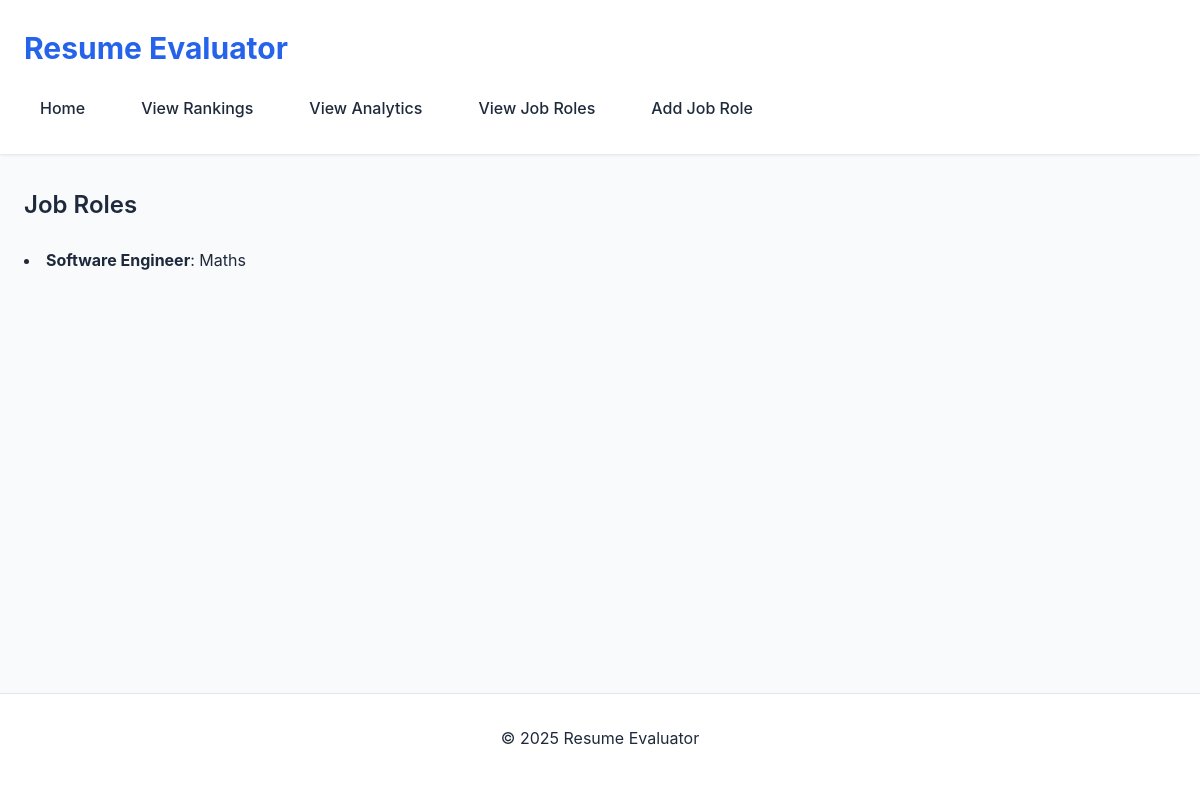
The app's page /view_job_roles, older data.
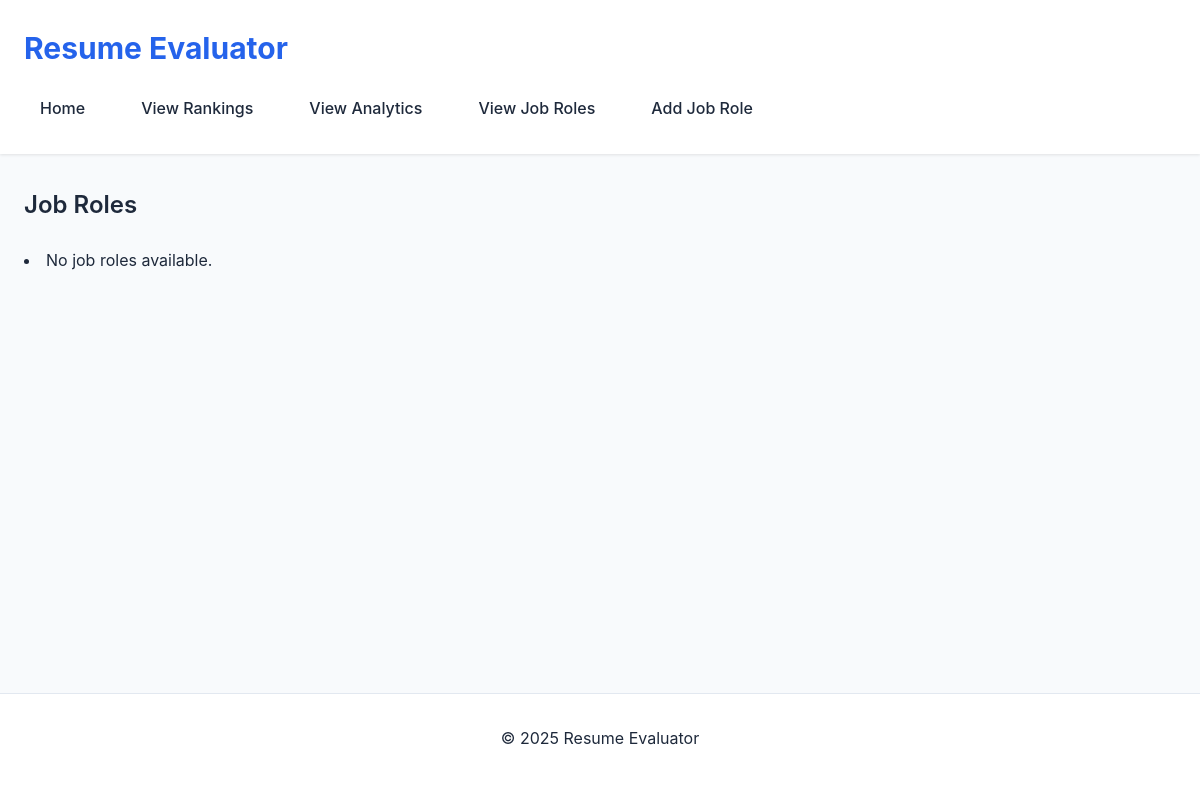
The same page, newer data.
### tables this page shows
CREATE TABLE job_roles (
        id INTEGER PRIMARY KEY AUTOINCREMENT,
        job_title TEXT,
        job_description TEXT
    );

### resume/app.py (the view)
@app.route('/view_job_roles', methods=['GET'])
def view_job_roles():
    conn = sqlite3.connect('scores.db')
    c = conn.cursor()
    c.execute('SELECT job_title, job_description FROM job_roles')
    job_roles = c.fetchall()  # Fetch all job roles
    conn.close()
    return render_template('view_job_roles.html', job_roles=job_roles)  # Pass job roles to the template

### resume/templates/view_job_roles.html (shortened to what this page needs)
<!DOCTYPE html>
<html lang="en">
<head>
    <link rel="stylesheet" href="{{ url_for('static', filename='styles.css') }}">
</head>
<body>
    <header>
        <h1>Resume Evaluator</h1>
        <nav>
            <a href="/company_dashboard">Home</a>
            <a href="/rankings">View Rankings</a>
            <a href="/analytics">View Analytics</a>
            <a href="/view_job_roles">View Job Roles</a>
            <a href="/add_job_role">Add Job Role</a>
        </nav>
    </header>
    <main>
        <h2>Job Roles</h2>
        <ul>
            {% if job_roles %}
                {% for role in job_roles %}
                    <li>
                        <strong>{{ role[0] }}</strong>: {{ role[1] }}
                    </li>
                {% endfor %}
            {% else %}
                <li>No job roles available.</li>
            {% endif %}
        </ul>
    </main>
    <footer>
        <p>&copy; 2025 Resume Evaluator</p>
    </footer>
</body>
</html>

Row changes from the older to the newer data that the page shows:
removed job_roles: job_title "Software Engineer", job_description "Maths"
Text that changed along with them:
text now shown: "No job roles available."
